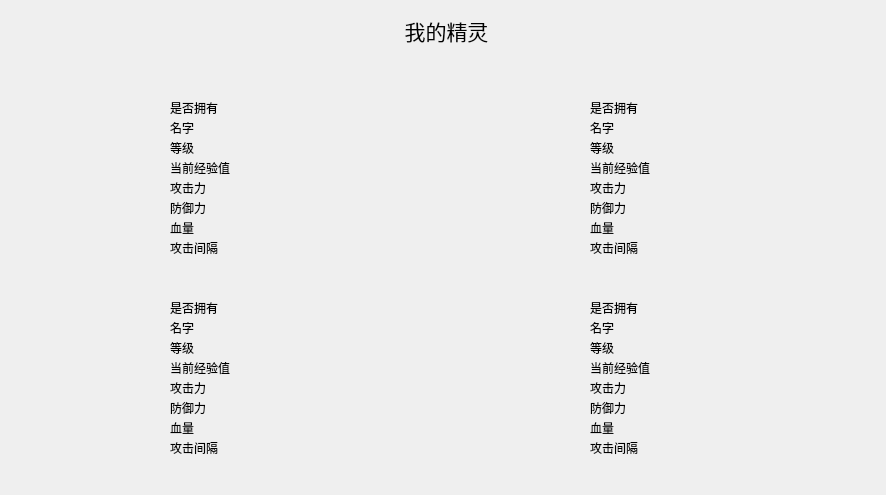
<?xml version="1.0" encoding="UTF-8"?>
<ui version="4.0">
 <class>PokeList</class>
 <widget class="QWidget" name="PokeList">
  <property name="geometry">
   <rect>
    <x>0</x>
    <y>0</y>
    <width>886</width>
    <height>495</height>
   </rect>
  </property>
  <property name="windowTitle">
   <string>Form</string>
  </property>
  <widget class="QLabel" name="label">
   <property name="geometry">
    <rect>
     <x>350</x>
     <y>10</y>
     <width>221</width>
     <height>41</height>
    </rect>
   </property>
   <property name="font">
    <font>
     <family>Agency FB</family>
     <pointsize>16</pointsize>
    </font>
   </property>
   <property name="text">
    <string>          我的精灵</string>
   </property>
  </widget>
  <widget class="QLabel" name="labelImagePowerPoke">
   <property name="geometry">
    <rect>
     <x>50</x>
     <y>100</y>
     <width>91</width>
     <height>91</height>
    </rect>
   </property>
   <property name="text">
    <string/>
   </property>
  </widget>
  <widget class="QLabel" name="labelImageDefensePoke">
   <property name="geometry">
    <rect>
     <x>50</x>
     <y>320</y>
     <width>91</width>
     <height>91</height>
    </rect>
   </property>
   <property name="text">
    <string/>
   </property>
  </widget>
  <widget class="QLabel" name="labelImageTankPoke">
   <property name="geometry">
    <rect>
     <x>470</x>
     <y>100</y>
     <width>91</width>
     <height>91</height>
    </rect>
   </property>
   <property name="text">
    <string/>
   </property>
  </widget>
  <widget class="QLabel" name="labelImageQuickPoke">
   <property name="geometry">
    <rect>
     <x>470</x>
     <y>320</y>
     <width>91</width>
     <height>91</height>
    </rect>
   </property>
   <property name="text">
    <string/>
   </property>
  </widget>
  <widget class="QWidget" name="widget" native="true">
   <property name="geometry">
    <rect>
     <x>160</x>
     <y>90</y>
     <width>271</width>
     <height>171</height>
    </rect>
   </property>
   <widget class="QLabel" name="label_2">
    <property name="geometry">
     <rect>
      <x>10</x>
      <y>10</y>
      <width>72</width>
      <height>15</height>
     </rect>
    </property>
    <property name="text">
     <string>是否拥有</string>
    </property>
   </widget>
   <widget class="QLabel" name="labelHavePowerPoke">
    <property name="geometry">
     <rect>
      <x>160</x>
      <y>10</y>
      <width>72</width>
      <height>15</height>
     </rect>
    </property>
    <property name="text">
     <string/>
    </property>
   </widget>
   <widget class="QLabel" name="label_4">
    <property name="geometry">
     <rect>
      <x>10</x>
      <y>30</y>
      <width>72</width>
      <height>15</height>
     </rect>
    </property>
    <property name="text">
     <string>名字</string>
    </property>
   </widget>
   <widget class="QLabel" name="labelNamePowerPoke">
    <property name="geometry">
     <rect>
      <x>160</x>
      <y>30</y>
      <width>72</width>
      <height>15</height>
     </rect>
    </property>
    <property name="text">
     <string/>
    </property>
   </widget>
   <widget class="QLabel" name="label_3">
    <property name="geometry">
     <rect>
      <x>10</x>
      <y>50</y>
      <width>72</width>
      <height>15</height>
     </rect>
    </property>
    <property name="text">
     <string>等级</string>
    </property>
   </widget>
   <widget class="QLabel" name="labelLevelPowerPoke">
    <property name="geometry">
     <rect>
      <x>160</x>
      <y>50</y>
      <width>72</width>
      <height>15</height>
     </rect>
    </property>
    <property name="text">
     <string/>
    </property>
   </widget>
   <widget class="QLabel" name="label_5">
    <property name="geometry">
     <rect>
      <x>10</x>
      <y>70</y>
      <width>81</width>
      <height>16</height>
     </rect>
    </property>
    <property name="text">
     <string>当前经验值</string>
    </property>
   </widget>
   <widget class="QLabel" name="labelExpPowerPoke">
    <property name="geometry">
     <rect>
      <x>160</x>
      <y>70</y>
      <width>72</width>
      <height>15</height>
     </rect>
    </property>
    <property name="text">
     <string/>
    </property>
   </widget>
   <widget class="QLabel" name="label_6">
    <property name="geometry">
     <rect>
      <x>10</x>
      <y>90</y>
      <width>72</width>
      <height>15</height>
     </rect>
    </property>
    <property name="text">
     <string>攻击力</string>
    </property>
   </widget>
   <widget class="QLabel" name="labelAttackPowerPoke">
    <property name="geometry">
     <rect>
      <x>160</x>
      <y>90</y>
      <width>72</width>
      <height>15</height>
     </rect>
    </property>
    <property name="text">
     <string/>
    </property>
   </widget>
   <widget class="QLabel" name="label_7">
    <property name="geometry">
     <rect>
      <x>10</x>
      <y>110</y>
      <width>72</width>
      <height>15</height>
     </rect>
    </property>
    <property name="text">
     <string>防御力</string>
    </property>
   </widget>
   <widget class="QLabel" name="labelDefensePowerPoke">
    <property name="geometry">
     <rect>
      <x>160</x>
      <y>110</y>
      <width>72</width>
      <height>15</height>
     </rect>
    </property>
    <property name="text">
     <string/>
    </property>
   </widget>
   <widget class="QLabel" name="label_8">
    <property name="geometry">
     <rect>
      <x>10</x>
      <y>130</y>
      <width>72</width>
      <height>15</height>
     </rect>
    </property>
    <property name="text">
     <string>血量</string>
    </property>
   </widget>
   <widget class="QLabel" name="label_9">
    <property name="geometry">
     <rect>
      <x>10</x>
      <y>150</y>
      <width>72</width>
      <height>15</height>
     </rect>
    </property>
    <property name="text">
     <string>攻击间隔</string>
    </property>
   </widget>
   <widget class="QLabel" name="labelHpPowerPoke">
    <property name="geometry">
     <rect>
      <x>160</x>
      <y>130</y>
      <width>72</width>
      <height>15</height>
     </rect>
    </property>
    <property name="text">
     <string/>
    </property>
   </widget>
   <widget class="QLabel" name="labelAttIntervalPowerPoke">
    <property name="geometry">
     <rect>
      <x>160</x>
      <y>150</y>
      <width>72</width>
      <height>15</height>
     </rect>
    </property>
    <property name="text">
     <string/>
    </property>
   </widget>
  </widget>
  <widget class="QWidget" name="widget_2" native="true">
   <property name="geometry">
    <rect>
     <x>160</x>
     <y>290</y>
     <width>271</width>
     <height>171</height>
    </rect>
   </property>
   <widget class="QLabel" name="label_10">
    <property name="geometry">
     <rect>
      <x>10</x>
      <y>10</y>
      <width>72</width>
      <height>15</height>
     </rect>
    </property>
    <property name="text">
     <string>是否拥有</string>
    </property>
   </widget>
   <widget class="QLabel" name="labelHaveDefensePoke">
    <property name="geometry">
     <rect>
      <x>160</x>
      <y>10</y>
      <width>72</width>
      <height>15</height>
     </rect>
    </property>
    <property name="text">
     <string/>
    </property>
   </widget>
   <widget class="QLabel" name="label_11">
    <property name="geometry">
     <rect>
      <x>10</x>
      <y>30</y>
      <width>72</width>
      <height>15</height>
     </rect>
    </property>
    <property name="text">
     <string>名字</string>
    </property>
   </widget>
   <widget class="QLabel" name="labelNameDefensePoke">
    <property name="geometry">
     <rect>
      <x>160</x>
      <y>30</y>
      <width>72</width>
      <height>15</height>
     </rect>
    </property>
    <property name="text">
     <string/>
    </property>
   </widget>
   <widget class="QLabel" name="label_12">
    <property name="geometry">
     <rect>
      <x>10</x>
      <y>50</y>
      <width>72</width>
      <height>15</height>
     </rect>
    </property>
    <property name="text">
     <string>等级</string>
    </property>
   </widget>
   <widget class="QLabel" name="labelLevelDefensePoke">
    <property name="geometry">
     <rect>
      <x>160</x>
      <y>50</y>
      <width>72</width>
      <height>15</height>
     </rect>
    </property>
    <property name="text">
     <string/>
    </property>
   </widget>
   <widget class="QLabel" name="label_13">
    <property name="geometry">
     <rect>
      <x>10</x>
      <y>70</y>
      <width>81</width>
      <height>16</height>
     </rect>
    </property>
    <property name="text">
     <string>当前经验值</string>
    </property>
   </widget>
   <widget class="QLabel" name="labelExpDefensePoke">
    <property name="geometry">
     <rect>
      <x>160</x>
      <y>70</y>
      <width>72</width>
      <height>15</height>
     </rect>
    </property>
    <property name="text">
     <string/>
    </property>
   </widget>
   <widget class="QLabel" name="label_14">
    <property name="geometry">
     <rect>
      <x>10</x>
      <y>90</y>
      <width>72</width>
      <height>15</height>
     </rect>
    </property>
    <property name="text">
     <string>攻击力</string>
    </property>
   </widget>
   <widget class="QLabel" name="labelAttackDefensePoke">
    <property name="geometry">
     <rect>
      <x>160</x>
      <y>90</y>
      <width>72</width>
      <height>15</height>
     </rect>
    </property>
    <property name="text">
     <string/>
    </property>
   </widget>
   <widget class="QLabel" name="label_15">
    <property name="geometry">
     <rect>
      <x>10</x>
      <y>110</y>
      <width>72</width>
      <height>15</height>
     </rect>
    </property>
    <property name="text">
     <string>防御力</string>
    </property>
   </widget>
   <widget class="QLabel" name="labelDefenseDefensePoke">
    <property name="geometry">
     <rect>
      <x>160</x>
      <y>110</y>
      <width>72</width>
      <height>15</height>
     </rect>
    </property>
    <property name="text">
     <string/>
    </property>
   </widget>
   <widget class="QLabel" name="label_16">
    <property name="geometry">
     <rect>
      <x>10</x>
      <y>130</y>
      <width>72</width>
      <height>15</height>
     </rect>
    </property>
    <property name="text">
     <string>血量</string>
    </property>
   </widget>
   <widget class="QLabel" name="label_17">
    <property name="geometry">
     <rect>
      <x>10</x>
      <y>150</y>
      <width>72</width>
      <height>15</height>
     </rect>
    </property>
    <property name="text">
     <string>攻击间隔</string>
    </property>
   </widget>
   <widget class="QLabel" name="labelHpDefensePoke">
    <property name="geometry">
     <rect>
      <x>160</x>
      <y>130</y>
      <width>72</width>
      <height>15</height>
     </rect>
    </property>
    <property name="text">
     <string/>
    </property>
   </widget>
   <widget class="QLabel" name="labelAttIntervalDefensePoke">
    <property name="geometry">
     <rect>
      <x>160</x>
      <y>150</y>
      <width>72</width>
      <height>15</height>
     </rect>
    </property>
    <property name="text">
     <string/>
    </property>
   </widget>
  </widget>
  <widget class="QWidget" name="widget_3" native="true">
   <property name="geometry">
    <rect>
     <x>580</x>
     <y>90</y>
     <width>271</width>
     <height>171</height>
    </rect>
   </property>
   <widget class="QLabel" name="label_18">
    <property name="geometry">
     <rect>
      <x>10</x>
      <y>10</y>
      <width>72</width>
      <height>15</height>
     </rect>
    </property>
    <property name="text">
     <string>是否拥有</string>
    </property>
   </widget>
   <widget class="QLabel" name="labelHaveTankPoke">
    <property name="geometry">
     <rect>
      <x>160</x>
      <y>10</y>
      <width>72</width>
      <height>15</height>
     </rect>
    </property>
    <property name="text">
     <string/>
    </property>
   </widget>
   <widget class="QLabel" name="label_19">
    <property name="geometry">
     <rect>
      <x>10</x>
      <y>30</y>
      <width>72</width>
      <height>15</height>
     </rect>
    </property>
    <property name="text">
     <string>名字</string>
    </property>
   </widget>
   <widget class="QLabel" name="labelNameTankPoke">
    <property name="geometry">
     <rect>
      <x>160</x>
      <y>30</y>
      <width>72</width>
      <height>15</height>
     </rect>
    </property>
    <property name="text">
     <string/>
    </property>
   </widget>
   <widget class="QLabel" name="label_20">
    <property name="geometry">
     <rect>
      <x>10</x>
      <y>50</y>
      <width>72</width>
      <height>15</height>
     </rect>
    </property>
    <property name="text">
     <string>等级</string>
    </property>
   </widget>
   <widget class="QLabel" name="labelLevelTankPoke">
    <property name="geometry">
     <rect>
      <x>160</x>
      <y>50</y>
      <width>72</width>
      <height>15</height>
     </rect>
    </property>
    <property name="text">
     <string/>
    </property>
   </widget>
   <widget class="QLabel" name="label_21">
    <property name="geometry">
     <rect>
      <x>10</x>
      <y>70</y>
      <width>81</width>
      <height>16</height>
     </rect>
    </property>
    <property name="text">
     <string>当前经验值</string>
    </property>
   </widget>
   <widget class="QLabel" name="labelExpTankPoke">
    <property name="geometry">
     <rect>
      <x>160</x>
      <y>70</y>
      <width>72</width>
      <height>15</height>
     </rect>
    </property>
    <property name="text">
     <string/>
    </property>
   </widget>
   <widget class="QLabel" name="label_22">
    <property name="geometry">
     <rect>
      <x>10</x>
      <y>90</y>
      <width>72</width>
      <height>15</height>
     </rect>
    </property>
    <property name="text">
     <string>攻击力</string>
    </property>
   </widget>
   <widget class="QLabel" name="labelAttackTankPoke">
    <property name="geometry">
     <rect>
      <x>160</x>
      <y>90</y>
      <width>72</width>
      <height>15</height>
     </rect>
    </property>
    <property name="text">
     <string/>
    </property>
   </widget>
   <widget class="QLabel" name="label_23">
    <property name="geometry">
     <rect>
      <x>10</x>
      <y>110</y>
      <width>72</width>
      <height>15</height>
     </rect>
    </property>
    <property name="text">
     <string>防御力</string>
    </property>
   </widget>
   <widget class="QLabel" name="labelDefenseTankPoke">
    <property name="geometry">
     <rect>
      <x>160</x>
      <y>110</y>
      <width>72</width>
      <height>15</height>
     </rect>
    </property>
    <property name="text">
     <string/>
    </property>
   </widget>
   <widget class="QLabel" name="label_24">
    <property name="geometry">
     <rect>
      <x>10</x>
      <y>130</y>
      <width>72</width>
      <height>15</height>
     </rect>
    </property>
    <property name="text">
     <string>血量</string>
    </property>
   </widget>
   <widget class="QLabel" name="label_25">
    <property name="geometry">
     <rect>
      <x>10</x>
      <y>150</y>
      <width>72</width>
      <height>15</height>
     </rect>
    </property>
    <property name="text">
     <string>攻击间隔</string>
    </property>
   </widget>
   <widget class="QLabel" name="labelHpTankPoke">
    <property name="geometry">
     <rect>
      <x>160</x>
      <y>130</y>
      <width>72</width>
      <height>15</height>
     </rect>
    </property>
    <property name="text">
     <string/>
    </property>
   </widget>
   <widget class="QLabel" name="labelAttIntervalTankPoke">
    <property name="geometry">
     <rect>
      <x>160</x>
      <y>150</y>
      <width>72</width>
      <height>15</height>
     </rect>
    </property>
    <property name="text">
     <string/>
    </property>
   </widget>
  </widget>
  <widget class="QWidget" name="widget_4" native="true">
   <property name="geometry">
    <rect>
     <x>580</x>
     <y>290</y>
     <width>271</width>
     <height>171</height>
    </rect>
   </property>
   <widget class="QLabel" name="label_26">
    <property name="geometry">
     <rect>
      <x>10</x>
      <y>10</y>
      <width>72</width>
      <height>15</height>
     </rect>
    </property>
    <property name="text">
     <string>是否拥有</string>
    </property>
   </widget>
   <widget class="QLabel" name="labelHaveQuickPoke">
    <property name="geometry">
     <rect>
      <x>160</x>
      <y>10</y>
      <width>72</width>
      <height>15</height>
     </rect>
    </property>
    <property name="text">
     <string/>
    </property>
   </widget>
   <widget class="QLabel" name="label_27">
    <property name="geometry">
     <rect>
      <x>10</x>
      <y>30</y>
      <width>72</width>
      <height>15</height>
     </rect>
    </property>
    <property name="text">
     <string>名字</string>
    </property>
   </widget>
   <widget class="QLabel" name="labelNameQuickPoke">
    <property name="geometry">
     <rect>
      <x>160</x>
      <y>30</y>
      <width>72</width>
      <height>15</height>
     </rect>
    </property>
    <property name="text">
     <string/>
    </property>
   </widget>
   <widget class="QLabel" name="label_28">
    <property name="geometry">
     <rect>
      <x>10</x>
      <y>50</y>
      <width>72</width>
      <height>15</height>
     </rect>
    </property>
    <property name="text">
     <string>等级</string>
    </property>
   </widget>
   <widget class="QLabel" name="labelLevelQuickPoke">
    <property name="geometry">
     <rect>
      <x>160</x>
      <y>50</y>
      <width>72</width>
      <height>15</height>
     </rect>
    </property>
    <property name="text">
     <string/>
    </property>
   </widget>
   <widget class="QLabel" name="label_29">
    <property name="geometry">
     <rect>
      <x>10</x>
      <y>70</y>
      <width>81</width>
      <height>16</height>
     </rect>
    </property>
    <property name="text">
     <string>当前经验值</string>
    </property>
   </widget>
   <widget class="QLabel" name="labelExpQuickPoke">
    <property name="geometry">
     <rect>
      <x>160</x>
      <y>70</y>
      <width>72</width>
      <height>15</height>
     </rect>
    </property>
    <property name="text">
     <string/>
    </property>
   </widget>
   <widget class="QLabel" name="label_30">
    <property name="geometry">
     <rect>
      <x>10</x>
      <y>90</y>
      <width>72</width>
      <height>15</height>
     </rect>
    </property>
    <property name="text">
     <string>攻击力</string>
    </property>
   </widget>
   <widget class="QLabel" name="labelAttackQuickPoke">
    <property name="geometry">
     <rect>
      <x>160</x>
      <y>90</y>
      <width>72</width>
      <height>15</height>
     </rect>
    </property>
    <property name="text">
     <string/>
    </property>
   </widget>
   <widget class="QLabel" name="label_31">
    <property name="geometry">
     <rect>
      <x>10</x>
      <y>110</y>
      <width>72</width>
      <height>15</height>
     </rect>
    </property>
    <property name="text">
     <string>防御力</string>
    </property>
   </widget>
   <widget class="QLabel" name="labelDefenseQuickPoke">
    <property name="geometry">
     <rect>
      <x>160</x>
      <y>110</y>
      <width>72</width>
      <height>15</height>
     </rect>
    </property>
    <property name="text">
     <string/>
    </property>
   </widget>
   <widget class="QLabel" name="label_32">
    <property name="geometry">
     <rect>
      <x>10</x>
      <y>130</y>
      <width>72</width>
      <height>15</height>
     </rect>
    </property>
    <property name="text">
     <string>血量</string>
    </property>
   </widget>
   <widget class="QLabel" name="label_33">
    <property name="geometry">
     <rect>
      <x>10</x>
      <y>150</y>
      <width>72</width>
      <height>15</height>
     </rect>
    </property>
    <property name="text">
     <string>攻击间隔</string>
    </property>
   </widget>
   <widget class="QLabel" name="labelHpQuickPoke">
    <property name="geometry">
     <rect>
      <x>160</x>
      <y>130</y>
      <width>72</width>
      <height>15</height>
     </rect>
    </property>
    <property name="text">
     <string/>
    </property>
   </widget>
   <widget class="QLabel" name="labelAttIntervalQuickPoke">
    <property name="geometry">
     <rect>
      <x>160</x>
      <y>150</y>
      <width>72</width>
      <height>15</height>
     </rect>
    </property>
    <property name="text">
     <string/>
    </property>
   </widget>
  </widget>
 </widget>
 <resources/>
 <connections/>
</ui>
